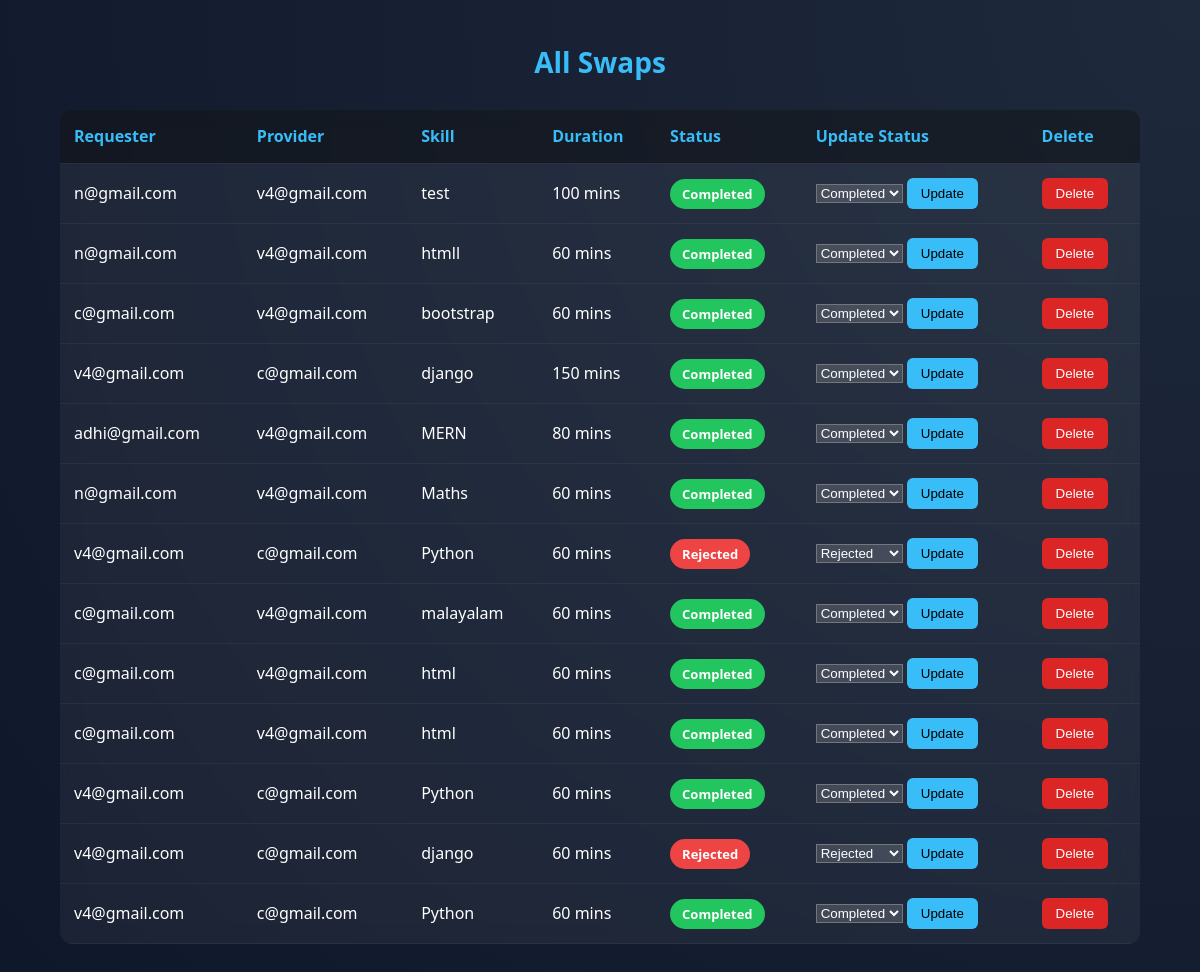
/dashboard/swaps/ (signed in), run on the app's committed database.
### skillapp/models.py (models this page shows, shortened)
class SwapRequest(models.Model):
    STATUS_CHOICES = (
        ("Pending", "Pending"),
        ("Accepted", "Accepted"),
        ("Completed", "Completed"),
        ("Rejected", "Rejected"),
    )
    requester = models.ForeignKey(
        User,
        on_delete=models.CASCADE,
        related_name="sent_requests"
    )
    provider = models.ForeignKey(
        User,
        on_delete=models.CASCADE,
        related_name="received_requests"
    )
    skill = models.ForeignKey(Skill, on_delete=models.CASCADE)
    duration = models.IntegerField(default=1)
    status = models.CharField(max_length=20, choices=STATUS_CHOICES, default="Pending")
    created_at = models.DateTimeField(default=timezone.now)

class Skill(models.Model):
    name = models.CharField(max_length=100, unique=True)

### skillapp/views.py (the view, shortened to what this page needs)
# urls.py: path("dashboard/swaps/", views.admin_swaps, name="admin_swaps"),
@login_required
def admin_swaps(request):
    if not request.user.is_superuser:
        return redirect("home")
    swaps = SwapRequest.objects.all().order_by("-id")
    return render(request, "admin_swaps.html", {"swaps": swaps})

### skillapp/templates/admin_swaps.html (shortened to what this page needs)
{% load static %}
<!DOCTYPE html>
<html>
<head>
    <link rel="stylesheet" href="{% static 'style.css' %}">
</head>
<body>
<div class="admin-container">
    <h2 class="admin-title">All Swaps</h2>
    <table class="admin-table">
        <thead>
            <tr>
                <th>Requester</th>
                <th>Provider</th>
                <th>Skill</th>
                <th>Duration</th>
                <th>Status</th>
                <th>Update Status</th>
                <th>Delete</th>
            </tr>
        </thead>
        <tbody>
            {% for swap in swaps %}
            <tr>
                <td>{{ swap.requester.email }}</td>
                <td>{{ swap.provider.email }}</td>
                <td>{{ swap.skill.name }}</td>
                <td>{{ swap.duration }} mins</td>
                <td>
                    <span class="badge
                        {% if swap.status == 'Completed' %}success
                        {% elif swap.status == 'Rejected' %}danger
                        {% elif swap.status == 'Pending' %}warning
                        {% else %}info{% endif %}">
                        {{ swap.status }}
                    </span>
                </td>
                <td>
                    <form method="POST">
                        <select name="status" required>
                            <option value="Completed" {% if swap.status == "Completed" %}selected{% endif %}>Completed</option>
                            <option value="Rejected" {% if swap.status == "Rejected" %}selected{% endif %}>Rejected</option>
                        </select>
                        <button type="submit" class="action-btn">
                            Update
                        </button>
                    </form>
                </td>
                <td>
                    <form method="POST" action="{% url 'delete_swap' swap.id %}">
                        <button type="submit"
                                class="delete-btn"
                                onclick="return confirm('Are you sure you want to delete this swap?');">
                            Delete
                        </button>
                    </form>
                </td>
            </tr>
            {% empty %}
            <tr>
                <td colspan="7" style="text-align:center;">
                    No swaps found
                </td>
            </tr>
            {% endfor %}
        </tbody>
    </table>
</div>
</body>
</html>

### skillapp/static/style.css (style rules this page uses)
* { margin: 0; padding: 0; box-sizing: border-box; }
body { font-family: 'Segoe UI', sans-serif; min-height: 100vh; display: flex; flex-direction: column; color: white; background: linear-gradient(135deg, #0f2027, #203a43, #2c5364); }
:root { --primary: #38bdf8; --primary-dark: #0ea5e9; --bg-dark: #0f172a; --glass: rgba(255, 255, 255, 0.03); --glass-border: rgba(255, 255, 255, 0.1); }
body { background: radial-gradient(circle at top right, #1e293b, #0f172a); color: #f1f5f9; line-height: 1.6; }
.admin-container { width: 90%; margin: 40px auto; }
.admin-title { text-align: center; font-size: 28px; margin-bottom: 25px; color: #38bdf8; }
.admin-table { width: 100%; border-collapse: collapse; background: rgba(255, 255, 255, 0.05); border-radius: 12px; overflow: hidden; backdrop-filter: blur(10px); }
.admin-table thead { background: rgba(0, 0, 0, 0.4); }
.admin-table th { padding: 14px; text-align: left; font-weight: 600; color: #38bdf8; border-bottom: 1px solid rgba(255,255,255,0.1); }
.admin-table td { padding: 14px; border-bottom: 1px solid rgba(255,255,255,0.05); color: white; }
.delete-btn { background: #dc2626; border: none; padding: 8px 14px; color: white; border-radius: 6px; cursor: pointer; transition: 0.3s; }
.action-btn { background: #38bdf8; border: none; padding: 8px 14px; color: black; border-radius: 6px; cursor: pointer; transition: 0.3s; }
.badge { padding: 6px 12px; border-radius: 20px; font-size: 13px; font-weight: 600; }
.badge.success { background: #22c55e; color: white; }
.badge.danger { background: #ef4444; color: white; }
select { color: white; background: rgba(255,255,255,0.15); }
select option { color: black; background: white; }
select { position: relative; z-index: 20; }

### data on the page
SwapRequest: requester.email "n@gmail.com", provider.email "v4@gmail.com", skill.name "test", duration "100", status "Completed"
SwapRequest: requester.email "n@gmail.com", provider.email "v4@gmail.com", skill.name "htmll", duration "60", status "Completed"
SwapRequest: requester.email "c@gmail.com", provider.email "v4@gmail.com", skill.name "bootstrap", duration "60", status "Completed"
SwapRequest: requester.email "v4@gmail.com", provider.email "c@gmail.com", skill.name "django", duration "150", status "Completed"
SwapRequest: requester.email "adhi@gmail.com", provider.email "v4@gmail.com", skill.name "MERN", duration "80", status "Completed"
SwapRequest: requester.email "n@gmail.com", provider.email "v4@gmail.com", skill.name "Maths", duration "60", status "Completed"
SwapRequest: requester.email "v4@gmail.com", provider.email "c@gmail.com", skill.name "Python", duration "60", status "Rejected"
SwapRequest: requester.email "c@gmail.com", provider.email "v4@gmail.com", skill.name "malayalam", duration "60", status "Completed"
SwapRequest: requester.email "c@gmail.com", provider.email "v4@gmail.com", skill.name "html", duration "60", status "Completed"
SwapRequest: requester.email "c@gmail.com", provider.email "v4@gmail.com", skill.name "html", duration "60", status "Completed"
SwapRequest: requester.email "v4@gmail.com", provider.email "c@gmail.com", skill.name "Python", duration "60", status "Completed"
SwapRequest: requester.email "v4@gmail.com", provider.email "c@gmail.com", skill.name "django", duration "60", status "Rejected"
SwapRequest: requester.email "v4@gmail.com", provider.email "c@gmail.com", skill.name "Python", duration "60", status "Completed"
